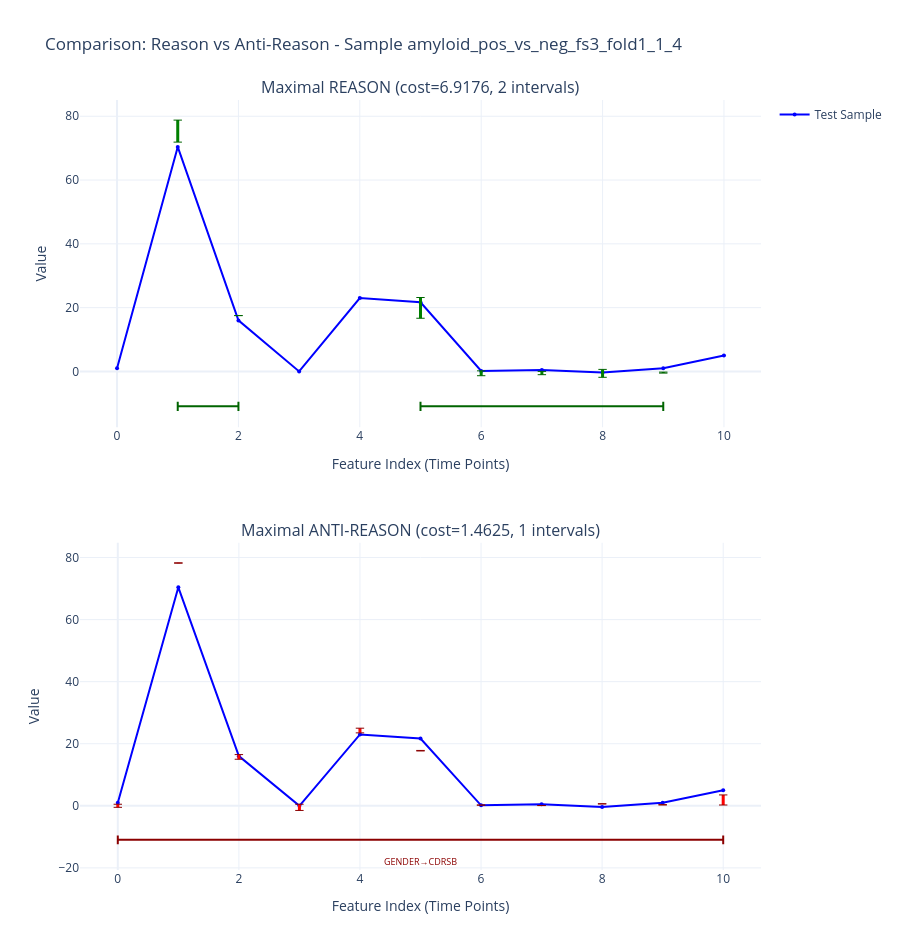

Source (notebook cell):
### Code cell
# Reason vs Anti-Reason comparison
from etl.reasons_analysis import visualize_sample_comparison

fig = visualize_sample_comparison(sample_id, tests_sample, feature_names)
if fig is not None:
    fig.show()

### Figure 1 — Plotly figure (JSON) as saved in the notebook; plotly's stock layout.template omitted (floating-point values rounded to 4 significant figures)
{"data": [{"line": {"color": "blue", "width": 2}, "marker": {"color": "blue", "size": 4}, "mode": "lines+markers", "name": "Test Sample", "showlegend": true, "type": "scatter", "x": [0, 1, 2, 3, 4, 5, 6, 7, 8, 9, 10], "xaxis": "x", "y": [1.0, 70.4, 16.0, 0.0, 23.0, 21.67, 0.15, 0.471, -0.354, 0.963, 5.0], "yaxis": "y"}, {"hovertemplate": "<b>AGE_AT_MRI</b><br>Y-Constraint: [78.800, 71.900]<extra></extra>", "line": {"color": "green", "width": 3}, "marker": {"color": "darkgreen", "size": 6, "symbol": "line-ew-open"}, "mode": "lines+markers", "showlegend": false, "type": "scatter", "x": [1, 1], "xaxis": "x", "y": [78.8, 71.9], "yaxis": "y"}, {"hovertemplate": "<b>EDU</b><br>Y-Constraint: [17.500, 17.500]<extra></extra>", "line": {"color": "green", "width": 3}, "marker": {"color": "darkgreen", "size": 6, "symbol": "line-ew-open"}, "mode": "lines+markers", "showlegend": false, "type": "scatter", "x": [2, 2], "xaxis": "x", "y": [17.5, 17.5], "yaxis": "y"}, {"hovertemplate": "<b>13</b><br>Y-Constraint: [16.665, 23.170]<extra></extra>", "line": {"color": "green", "width": 3}, "marker": {"color": "darkgreen", "size": 6, "symbol": "line-ew-open"}, "mode": "lines+markers", "showlegend": false, "type": "scatter", "x": [5, 5], "xaxis": "x", "y": [16.66, 23.17], "yaxis": "y"}, {"hovertemplate": "<b>MEM</b><br>Y-Constraint: [-1.350, 0.180]<extra></extra>", "line": {"color": "green", "width": 3}, "marker": {"color": "darkgreen", "size": 6, "symbol": "line-ew-open"}, "mode": "lines+markers", "showlegend": false, "type": "scatter", "x": [6, 6], "xaxis": "x", "y": [-1.35, 0.1795], "yaxis": "y"}, {"hovertemplate": "<b>EF</b><br>Y-Constraint: [-1.029, 0.004]<extra></extra>", "line": {"color": "green", "width": 3}, "marker": {"color": "darkgreen", "size": 6, "symbol": "line-ew-open"}, "mode": "lines+markers", "showlegend": false, "type": "scatter", "x": [7, 7], "xaxis": "x", "y": [-1.029, 0.0035], "yaxis": "y"}, {"hovertemplate": "<b>LAN</b><br>Y-Constraint: [-1.854, 0.629]<extra></extra>", "line": {"color": "green", "width": 3}, "marker": {"color": "darkgreen", "size": 6, "symbol": "line-ew-open"}, "mode": "lines+markers", "showlegend": false, "type": "scatter", "x": [8, 8], "xaxis": "x", "y": [-1.854, 0.629], "yaxis": "y"}, {"hovertemplate": "<b>VS</b><br>Y-Constraint: [-0.537, -0.220]<extra></extra>", "line": {"color": "green", "width": 3}, "marker": {"color": "darkgreen", "size": 6, "symbol": "line-ew-open"}, "mode": "lines+markers", "showlegend": false, "type": "scatter", "x": [9, 9], "xaxis": "x", "y": [-0.537, -0.2205], "yaxis": "y"}, {"line": {"color": "blue", "width": 2}, "marker": {"color": "blue", "size": 4}, "mode": "lines+markers", "name": "Test Sample", "showlegend": false, "type": "scatter", "x": [0, 1, 2, 3, 4, 5, 6, 7, 8, 9, 10], "xaxis": "x2", "y": [1.0, 70.4, 16.0, 0.0, 23.0, 21.67, 0.15, 0.471, -0.354, 0.963, 5.0], "yaxis": "y2"}, {"hovertemplate": "<b>GENDER</b><br>Y-Constraint: [-0.500, 0.500]<extra></extra>", "line": {"color": "red", "width": 3}, "marker": {"color": "darkred", "size": 6, "symbol": "line-ew-open"}, "mode": "lines+markers", "showlegend": false, "type": "scatter", "x": [0, 0], "xaxis": "x2", "y": [-0.5, 0.5], "yaxis": "y2"}, {"hovertemplate": "<b>AGE_AT_MRI</b><br>Y-Constraint: [78.185, 78.276]<extra></extra>", "line": {"color": "red", "width": 3}, "marker": {"color": "darkred", "size": 6, "symbol": "line-ew-open"}, "mode": "lines+markers", "showlegend": false, "type": "scatter", "x": [1, 1], "xaxis": "x2", "y": [78.18, 78.28], "yaxis": "y2"}, {"hovertemplate": "<b>EDU</b><br>Y-Constraint: [15.000, 16.500]<extra></extra>", "line": {"color": "red", "width": 3}, "marker": {"color": "darkred", "size": 6, "symbol": "line-ew-open"}, "mode": "lines+markers", "showlegend": false, "type": "scatter", "x": [2, 2], "xaxis": "x2", "y": [15, 16.5], "yaxis": "y2"}, {"hovertemplate": "<b>4</b><br>Y-Constraint: [-1.500, 0.500]<extra></extra>", "line": {"color": "red", "width": 3}, "marker": {"color": "darkred", "size": 6, "symbol": "line-ew-open"}, "mode": "lines+markers", "showlegend": false, "type": "scatter", "x": [3, 3], "xaxis": "x2", "y": [-1.5, 0.5], "yaxis": "y2"}, {"hovertemplate": "<b>MMSE</b><br>Y-Constraint: [23.500, 25.000]<extra></extra>", "line": {"color": "red", "width": 3}, "marker": {"color": "darkred", "size": 6, "symbol": "line-ew-open"}, "mode": "lines+markers", "showlegend": false, "type": "scatter", "x": [4, 4], "xaxis": "x2", "y": [23.5, 25], "yaxis": "y2"}, {"hovertemplate": "<b>13</b><br>Y-Constraint: [17.665, 17.835]<extra></extra>", "line": {"color": "red", "width": 3}, "marker": {"color": "darkred", "size": 6, "symbol": "line-ew-open"}, "mode": "lines+markers", "showlegend": false, "type": "scatter", "x": [5, 5], "xaxis": "x2", "y": [17.66, 17.84], "yaxis": "y2"}, {"hovertemplate": "<b>MEM</b><br>Y-Constraint: [0.221, 0.226]<extra></extra>", "line": {"color": "red", "width": 3}, "marker": {"color": "darkred", "size": 6, "symbol": "line-ew-open"}, "mode": "lines+markers", "showlegend": false, "type": "scatter", "x": [6, 6], "xaxis": "x2", "y": [0.221, 0.226], "yaxis": "y2"}, {"hovertemplate": "<b>EF</b><br>Y-Constraint: [0.072, 0.075]<extra></extra>", "line": {"color": "red", "width": 3}, "marker": {"color": "darkred", "size": 6, "symbol": "line-ew-open"}, "mode": "lines+markers", "showlegend": false, "type": "scatter", "x": [7, 7], "xaxis": "x2", "y": [0.0725, 0.075], "yaxis": "y2"}, {"hovertemplate": "<b>LAN</b><br>Y-Constraint: [0.602, 0.650]<extra></extra>", "line": {"color": "red", "width": 3}, "marker": {"color": "darkred", "size": 6, "symbol": "line-ew-open"}, "mode": "lines+markers", "showlegend": false, "type": "scatter", "x": [8, 8], "xaxis": "x2", "y": [0.6025, 0.6505], "yaxis": "y2"}, {"hovertemplate": "<b>VS</b><br>Y-Constraint: [0.261, 0.374]<extra></extra>", "line": {"color": "red", "width": 3}, "marker": {"color": "darkred", "size": 6, "symbol": "line-ew-open"}, "mode": "lines+markers", "showlegend": false, "type": "scatter", "x": [9, 9], "xaxis": "x2", "y": [0.261, 0.3735], "yaxis": "y2"}, {"hovertemplate": "<b>CDRSB</b><br>Y-Constraint: [3.500, 0.250]<extra></extra>", "line": {"color": "red", "width": 3}, "marker": {"color": "darkred", "size": 6, "symbol": "line-ew-open"}, "mode": "lines+markers", "showlegend": false, "type": "scatter", "x": [10, 10], "xaxis": "x2", "y": [3.5, 0.25], "yaxis": "y2"}, {"hoverinfo": "skip", "line": {"color": "darkgreen", "width": 2}, "mode": "lines", "showlegend": false, "type": "scatter", "x": [1, 1], "xaxis": "x", "y": [-12.38, -9.552], "yaxis": "y"}, {"hoverinfo": "skip", "line": {"color": "darkgreen", "width": 2}, "mode": "lines", "showlegend": false, "type": "scatter", "x": [2, 2], "xaxis": "x", "y": [-12.38, -9.552], "yaxis": "y"}, {"hoverinfo": "skip", "line": {"color": "darkgreen", "width": 2}, "mode": "lines", "showlegend": false, "type": "scatter", "x": [1, 2], "xaxis": "x", "y": [-10.97, -10.97], "yaxis": "y"}, {"hoverinfo": "skip", "line": {"color": "darkgreen", "width": 2}, "mode": "lines", "showlegend": false, "type": "scatter", "x": [5, 5], "xaxis": "x", "y": [-12.38, -9.552], "yaxis": "y"}, {"hoverinfo": "skip", "line": {"color": "darkgreen", "width": 2}, "mode": "lines", "showlegend": false, "type": "scatter", "x": [9, 9], "xaxis": "x", "y": [-12.38, -9.552], "yaxis": "y"}, {"hoverinfo": "skip", "line": {"color": "darkgreen", "width": 2}, "mode": "lines", "showlegend": false, "type": "scatter", "x": [5, 9], "xaxis": "x", "y": [-10.97, -10.97], "yaxis": "y"}, {"hoverinfo": "skip", "line": {"color": "darkred", "width": 2}, "mode": "lines", "showlegend": false, "type": "scatter", "x": [0, 0], "xaxis": "x2", "y": [-12.38, -9.552], "yaxis": "y2"}, {"hoverinfo": "skip", "line": {"color": "darkred", "width": 2}, "mode": "lines", "showlegend": false, "type": "scatter", "x": [10, 10], "xaxis": "x2", "y": [-12.38, -9.552], "yaxis": "y2"}, {"hoverinfo": "skip", "line": {"color": "darkred", "width": 2}, "mode": "lines", "showlegend": false, "type": "scatter", "x": [0, 10], "xaxis": "x2", "y": [-10.97, -10.97], "yaxis": "y2"}], "layout": {"annotations": [{"font": {"size": 16}, "showarrow": false, "text": "Maximal REASON (cost=6.9176, 2 intervals)", "x": 0.5, "xanchor": "center", "xref": "paper", "y": 1, "yanchor": "bottom", "yref": "paper"}, {"font": {"size": 16}, "showarrow": false, "text": "Maximal ANTI-REASON (cost=1.4625, 1 intervals)", "x": 0.5, "xanchor": "center", "xref": "paper", "y": 0.425, "yanchor": "bottom", "yref": "paper"}, {"font": {"color": "darkred", "size": 9}, "showarrow": false, "text": "GENDER→CDRSB", "x": 5, "xanchor": "center", "xref": "x2", "y": -15.21, "yanchor": "top", "yref": "y2"}], "height": 950, "hovermode": "closest", "showlegend": true, "title": {"text": "Comparison: Reason vs Anti-Reason - Sample amyloid_pos_vs_neg_fs3_fold1_1_4"}, "xaxis": {"anchor": "y", "domain": [0, 1], "title": {"text": "Feature Index (Time Points)"}}, "xaxis2": {"anchor": "y2", "domain": [0, 1], "title": {"text": "Feature Index (Time Points)"}}, "yaxis": {"anchor": "x", "domain": [0.575, 1], "title": {"text": "Value"}}, "yaxis2": {"anchor": "x2", "domain": [0, 0.425], "title": {"text": "Value"}}}}
